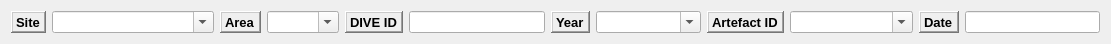
  <widget class="QWidget" name="layoutWidget">
   <property name="geometry">
    <rect>
     <x>20</x>
     <y>200</y>
     <width>1111</width>
     <height>27</height>
    </rect>
   </property>
   <layout class="QGridLayout" name="gridLayout_6">
    <item row="0" column="0">
     <widget class="QLabel" name="label_39">
      <property name="font">
       <font>
        <pointsize>10</pointsize>
        <weight>75</weight>
        <bold>true</bold>
       </font>
      </property>
      <property name="frameShape">
       <enum>QFrame::WinPanel</enum>
      </property>
      <property name="frameShadow">
       <enum>QFrame::Raised</enum>
      </property>
      <property name="text">
       <string>Site</string>
      </property>
     </widget>
    </item>
    <item row="0" column="1">
     <widget class="QComboBox" name="comboBox_site">
      <property name="minimumSize">
       <size>
        <width>162</width>
        <height>0</height>
       </size>
      </property>
      <property name="editable">
       <bool>true</bool>
      </property>
     </widget>
    </item>
    <item row="0" column="2">
     <widget class="QLabel" name="label_40">
      <property name="font">
       <font>
        <pointsize>10</pointsize>
        <weight>75</weight>
        <bold>true</bold>
       </font>
      </property>
      <property name="frameShape">
       <enum>QFrame::WinPanel</enum>
      </property>
      <property name="frameShadow">
       <enum>QFrame::Raised</enum>
      </property>
      <property name="text">
       <string>Area</string>
      </property>
     </widget>
    </item>
    <item row="0" column="3">
     <widget class="QComboBox" name="comboBox_area">
      <property name="editable">
       <bool>true</bool>
      </property>
     </widget>
    </item>
    <item row="0" column="4">
     <widget class="QLabel" name="label_21">
      <property name="font">
       <font>
        <pointsize>10</pointsize>
        <weight>75</weight>
        <bold>true</bold>
       </font>
      </property>
      <property name="frameShape">
       <enum>QFrame::WinPanel</enum>
      </property>
      <property name="frameShadow">
       <enum>QFrame::Raised</enum>
      </property>
      <property name="text">
       <string>DIVE ID</string>
      </property>
     </widget>
    </item>
    <item row="0" column="5">
     <widget class="QLineEdit" name="lineEdit_divelog_id">
      <property name="minimumSize">
       <size>
        <width>0</width>
        <height>0</height>
       </size>
      </property>
     </widget>
    </item>
    <item row="0" column="6">
     <widget class="QLabel" name="label_10">
      <property name="font">
       <font>
        <pointsize>10</pointsize>
        <weight>75</weight>
        <bold>true</bold>
       </font>
      </property>
      <property name="frameShape">
       <enum>QFrame::WinPanel</enum>
      </property>
      <property name="frameShadow">
       <enum>QFrame::Raised</enum>
      </property>
      <property name="text">
       <string>Year</string>
      </property>
     </widget>
    </item>
    <item row="0" column="7">
     <widget class="QComboBox" name="comboBox_years">
      <property name="minimumSize">
       <size>
        <width>105</width>
        <height>0</height>
       </size>
      </property>
      <property name="editable">
       <bool>true</bool>
      </property>
      <item>
       <property name="text">
        <string/>
       </property>
      </item>
      <item>
       <property name="text">
        <string>2013</string>
       </property>
      </item>
      <item>
       <property name="text">
        <string>2016</string>
       </property>
      </item>
      <item>
       <property name="text">
        <string>2017</string>
       </property>
      </item>
      <item>
       <property name="text">
        <string>2018</string>
       </property>
      </item>
      <item>
       <property name="text">
        <string>2019</string>
       </property>
      </item>
      <item>
       <property name="text">
        <string>2020</string>
       </property>
      </item>
     </widget>
    </item>
    <item row="0" column="8">
     <widget class="QLabel" name="label_9">
      <property name="font">
       <font>
        <pointsize>10</pointsize>
        <weight>75</weight>
        <bold>true</bold>
       </font>
      </property>
      <property name="frameShape">
       <enum>QFrame::WinPanel</enum>
      </property>
      <property name="frameShadow">
       <enum>QFrame::Raised</enum>
      </property>
      <property name="text">
       <string>Artefact ID</string>
      </property>
      <property name="openExternalLinks">
       <bool>true</bool>
      </property>
     </widget>
    </item>
    <item row="0" column="9">
     <widget class="QComboBox" name="comboBox_artefact">
      <property name="minimumSize">
       <size>
        <width>123</width>
        <height>0</height>
       </size>
      </property>
      <property name="editable">
       <bool>true</bool>
      </property>
     </widget>
    </item>
    <item row="0" column="10">
     <widget class="QLabel" name="label_6">
      <property name="font">
       <font>
        <pointsize>10</pointsize>
        <weight>75</weight>
        <bold>true</bold>
       </font>
      </property>
      <property name="frameShape">
       <enum>QFrame::WinPanel</enum>
      </property>
      <property name="frameShadow">
       <enum>QFrame::Raised</enum>
      </property>
      <property name="text">
       <string>Date</string>
      </property>
     </widget>
    </item>
    <item row="0" column="11">
     <widget class="QLineEdit" name="lineEdit_date"/>
    </item>
   </layout>
  </widget>
